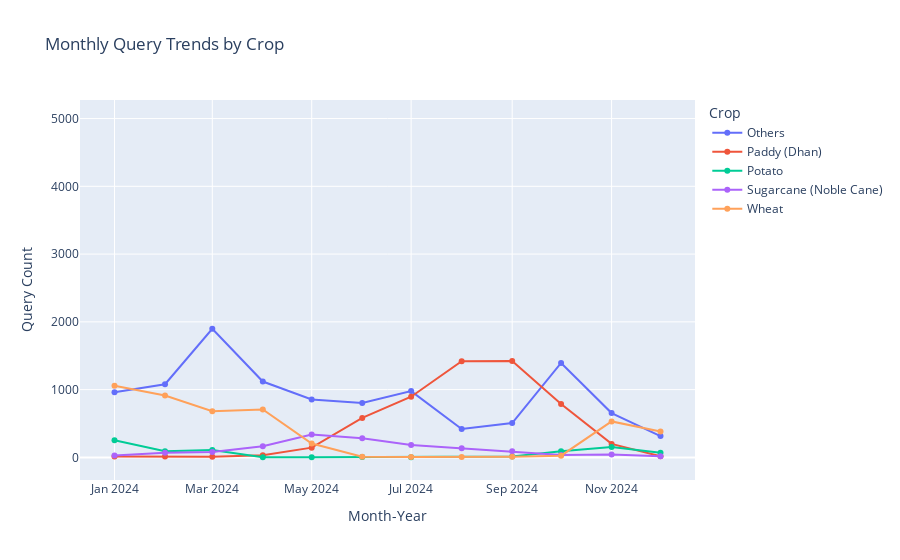

Notebook source saved alongside this figure:
### Code cell
# Convert CreatedOn to datetime format
df['CreatedOn'] = pd.to_datetime(df['CreatedOn'], errors='coerce')

# Create time-based columns
df['Month'] = df['CreatedOn'].dt.month
df['Year'] = df['CreatedOn'].dt.year
df['Month_Year'] = df['CreatedOn'].dt.to_period('M').astype(str)
# Top 5 crops for cleaner chart
top_crops = df['Crop'].value_counts().nlargest(5).index.tolist()
filtered_df = df[df['Crop'].isin(top_crops)]

# Group by month-year and crop
monthly_crop = filtered_df.groupby(['Month_Year', 'Crop']).size().reset_index(name='Query Count')

# Line chart
fig1 = px.line(monthly_crop, x='Month_Year', y='Query Count', color='Crop',
               title='Monthly Query Trends by Crop', markers=True)
fig1.update_layout(xaxis_title='Month-Year', yaxis_title='Query Count')
fig1.show()

### Figure 1 — Plotly figure (JSON) as saved in the notebook; plotly's stock layout.template omitted (floating-point values rounded to 4 significant figures)
{"data": [{"hovertemplate": "Crop=Others<br>Month_Year=%{x}<br>Query Count=%{y}<extra></extra>", "legendgroup": "Others", "line": {"color": "#636efa", "dash": "solid"}, "marker": {"symbol": "circle"}, "mode": "lines+markers", "name": "Others", "orientation": "v", "showlegend": true, "type": "scatter", "x": ["2024-01", "2024-02", "2024-03", "2024-04", "2024-05", "2024-06", "2024-07", "2024-08", "2024-09", "2024-10", "2024-11", "2024-12", "NaT"], "xaxis": "x", "y": [961, 1080, 1897, 1119, 855, 803, 978, 419, 507, 1394, 654, 315, 4938], "yaxis": "y"}, {"hovertemplate": "Crop=Paddy (Dhan)<br>Month_Year=%{x}<br>Query Count=%{y}<extra></extra>", "legendgroup": "Paddy (Dhan)", "line": {"color": "#EF553B", "dash": "solid"}, "marker": {"symbol": "circle"}, "mode": "lines+markers", "name": "Paddy (Dhan)", "orientation": "v", "showlegend": true, "type": "scatter", "x": ["2024-01", "2024-02", "2024-03", "2024-04", "2024-05", "2024-06", "2024-07", "2024-08", "2024-09", "2024-10", "2024-11", "2024-12", "NaT"], "xaxis": "x", "y": [14, 13, 8, 31, 144, 582, 895, 1419, 1424, 787, 199, 18, 2547], "yaxis": "y"}, {"hovertemplate": "Crop=Potato<br>Month_Year=%{x}<br>Query Count=%{y}<extra></extra>", "legendgroup": "Potato", "line": {"color": "#00cc96", "dash": "solid"}, "marker": {"symbol": "circle"}, "mode": "lines+markers", "name": "Potato", "orientation": "v", "showlegend": true, "type": "scatter", "x": ["2024-01", "2024-02", "2024-03", "2024-04", "2024-05", "2024-06", "2024-07", "2024-09", "2024-10", "2024-11", "2024-12", "NaT"], "xaxis": "x", "y": [252, 89, 109, 3, 3, 4, 2, 13, 91, 152, 69, 539], "yaxis": "y"}, {"hovertemplate": "Crop=Sugarcane (Noble Cane)<br>Month_Year=%{x}<br>Query Count=%{y}<extra></extra>", "legendgroup": "Sugarcane (Noble Cane)", "line": {"color": "#ab63fa", "dash": "solid"}, "marker": {"symbol": "circle"}, "mode": "lines+markers", "name": "Sugarcane (Noble Cane)", "orientation": "v", "showlegend": true, "type": "scatter", "x": ["2024-01", "2024-02", "2024-03", "2024-04", "2024-05", "2024-06", "2024-07", "2024-08", "2024-09", "2024-10", "2024-11", "2024-12", "NaT"], "xaxis": "x", "y": [27, 69, 81, 164, 339, 281, 182, 133, 90, 37, 42, 16, 686], "yaxis": "y"}, {"hovertemplate": "Crop=Wheat<br>Month_Year=%{x}<br>Query Count=%{y}<extra></extra>", "legendgroup": "Wheat", "line": {"color": "#FFA15A", "dash": "solid"}, "marker": {"symbol": "circle"}, "mode": "lines+markers", "name": "Wheat", "orientation": "v", "showlegend": true, "type": "scatter", "x": ["2024-01", "2024-02", "2024-03", "2024-04", "2024-05", "2024-06", "2024-07", "2024-08", "2024-09", "2024-10", "2024-11", "2024-12", "NaT"], "xaxis": "x", "y": [1056, 914, 680, 707, 205, 9, 6, 5, 10, 25, 531, 381, 2546], "yaxis": "y"}], "layout": {"legend": {"title": {"text": "Crop"}, "tracegroupgap": 0}, "title": {"text": "Monthly Query Trends by Crop"}, "xaxis": {"anchor": "y", "domain": [0, 1], "title": {"text": "Month-Year"}}, "yaxis": {"anchor": "x", "domain": [0, 1], "title": {"text": "Query Count"}}}}
